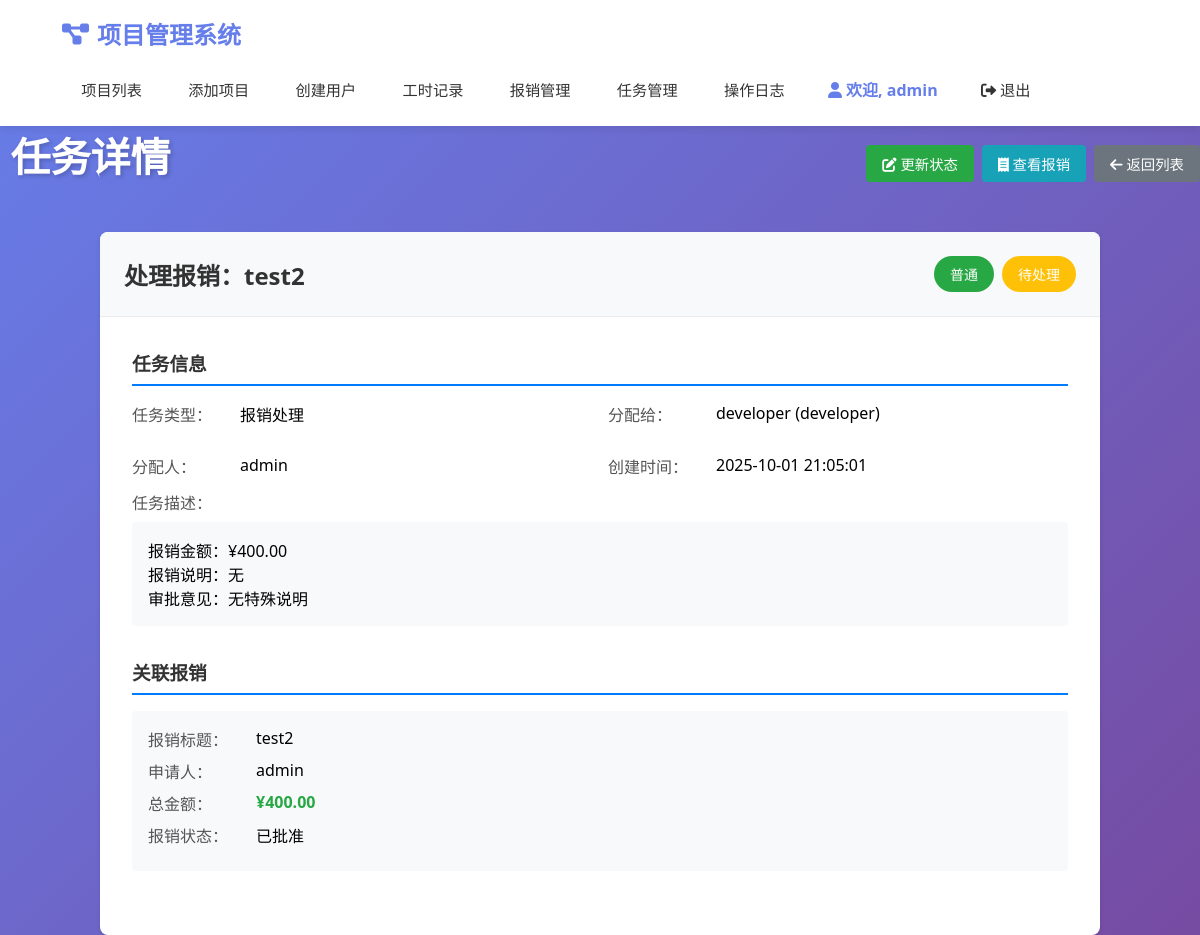
Page /task/2 (signed in) on the earlier database version.
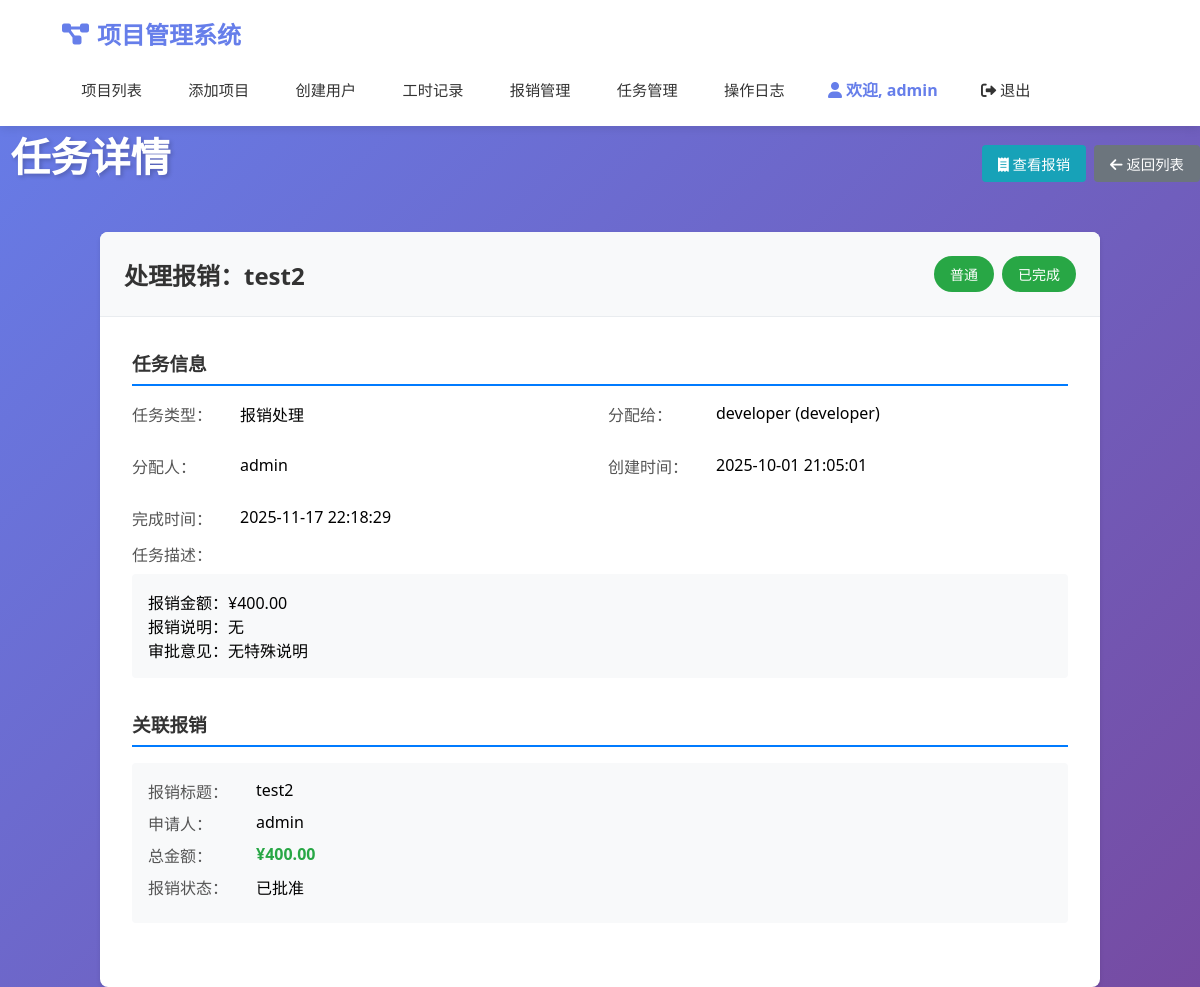
Same page on the later database version.
### models.py (models this page shows)
class Task(db.Model):
    __tablename__ = "tasks"
    id = db.Column(db.Integer, primary_key=True, autoincrement=True)
    title = db.Column(db.String(200), nullable=False)  # 任务标题
    description = db.Column(db.Text, nullable=True)  # 任务描述
    task_type = db.Column(db.String(50), nullable=False)  # 任务类型：expense_process（报销处理）等
    assigned_to = db.Column(db.Integer, db.ForeignKey('users.id'), nullable=False)  # 分配给谁
    assigned_by = db.Column(db.Integer, db.ForeignKey('users.id'), nullable=False)  # 谁分配的
    expense_id = db.Column(db.Integer, db.ForeignKey('expenses.id'), nullable=True)  # 关联的报销ID
    status = db.Column(db.String(20), nullable=False, default='待处理')  # 待处理、处理中、已完成、已取消
    priority = db.Column(db.String(20), nullable=False, default='普通')  # 紧急、高、普通、低
    created_at = db.Column(db.DateTime, default=datetime.utcnow)
    due_date = db.Column(db.DateTime, nullable=True)  # 截止日期
    completed_at = db.Column(db.DateTime, nullable=True)  # 完成时间
    STATUS_CHOICES = [
        ('待处理', '待处理'),
        ('处理中', '处理中'),
        ('已完成', '已完成'),
        ('已取消', '已取消')
    ]
    PRIORITY_CHOICES = [
        ('紧急', '紧急'),
        ('高', '高'),
        ('普通', '普通'),
        ('低', '低')
    ]
    assigned_user = db.relationship('User', foreign_keys=[assigned_to], backref=db.backref('assigned_tasks', lazy=True))
    assigner = db.relationship('User', foreign_keys=[assigned_by], backref=db.backref('created_tasks', lazy=True))
    expense = db.relationship('Expense', backref=db.backref('tasks', lazy=True))
    def get_status_color(self):
        status_colors = {
            '待处理': '#ffc107',     # 黄色
            '处理中': '#007bff',     # 蓝色
            '已完成': '#28a745',     # 绿色
            '已取消': '#6c757d'      # 灰色
        }
        return status_colors.get(self.status, '#6c757d')
    def get_priority_color(self):
        priority_colors = {
            '紧急': '#dc3545',       # 红色
            '高': '#fd7e14',         # 橙色
            '普通': '#28a745',       # 绿色
            '低': '#6c757d'          # 灰色
        }
        return priority_colors.get(self.priority, '#6c757d')

### app.py (the view)
@app.route("/task/<int:task_id>")
@login_required
def task_detail(task_id):
    task = Task.query.get_or_404(task_id)
    if not current_user.is_admin() and task.assigned_to != current_user.id:
        flash("您没有权限查看此任务")
        return redirect(url_for("task_list"))
    return render_template("task_detail.html", task=task)

### app.py (called while the page is built)
@login_manager.user_loader
def load_user(user_id):
    return User.query.get(int(user_id))

### models.py (called while the page is built)
    def is_admin(self):
        return self.role == 'admin'

### templates/task_detail.html (shortened to what this page needs)
{% extends "base.html" %}
{% block content %}
<div class="page-header">
    <h1> 任务详情</h1>
    <div class="header-actions">
        {% if (task.assigned_to == current_user.id or current_user.is_admin()) and task.status != '已完成' and task.status != '已取消' %}
            <a href="{{ url_for('task_update', task_id=task.id) }}" class="btn btn-success">
                <i class="fas fa-edit"></i> 更新状态
            </a>
        {% endif %}
        {% if task.expense_id %}
            <a href="{{ url_for('expense_detail', expense_id=task.expense_id) }}" class="btn btn-info">
                <i class="fas fa-receipt"></i> 查看报销
            </a>
        {% endif %}
        <a href="{{ url_for('task_list') }}" class="btn btn-secondary">
            <i class="fas fa-arrow-left"></i> 返回列表
        </a>
    </div>
</div>
<div class="task-detail">
    <div class="detail-card">
        <div class="card-header">
            <h2>{{ task.title }}</h2>
            <div class="badges">
                <span class="priority-badge" style="background-color: {{ task.get_priority_color() }};">
                    {{ task.priority }}
                </span>
                <span class="status-badge" style="background-color: {{ task.get_status_color() }};">
                    {{ task.status }}
                </span>
            </div>
        </div>
        <div class="detail-content">
            <div class="detail-section">
                <h3>任务信息</h3>
                <div class="detail-grid">
                    <div class="detail-item">
                        <label>任务类型：</label>
                        <span>
                            {% if task.task_type == 'expense_process' %}
                                报销处理
                            {% else %}
                                {{ task.task_type }}
                            {% endif %}
                        </span>
                    </div>
                    <div class="detail-item">
                        <label>分配给：</label>
                        <span>{{ task.assigned_user.username }} ({{ task.assigned_user.role }})</span>
                    </div>
                    <div class="detail-item">
                        <label>分配人：</label>
                        <span>{{ task.assigner.username }}</span>
                    </div>
                    <div class="detail-item">
                        <label>创建时间：</label>
                        <span>{{ task.created_at.strftime('%Y-%m-%d %H:%M:%S') }}</span>
                    </div>
                    {% if task.completed_at %}
                    <div class="detail-item">
                        <label>完成时间：</label>
                        <span>{{ task.completed_at.strftime('%Y-%m-%d %H:%M:%S') }}</span>
                    </div>
                    {% endif %}
                </div>
                {% if task.description %}
                <div class="detail-item full-width">
                    <label>任务描述：</label>
                    <div class="description">{{ task.description }}</div>
                </div>
                {% endif %}
            </div>
            {% if task.expense %}
            <div class="detail-section">
                <h3>关联报销</h3>
                <div class="expense-summary">
                    <div class="summary-item">
                        <label>报销标题：</label>
                        <span>{{ task.expense.title }}</span>
                    </div>
                    <div class="summary-item">
                        <label>申请人：</label>
                        <span>{{ task.expense.user.username }}</span>
                    </div>
                    <div class="summary-item">
                        <label>总金额：</label>
                        <span class="amount">¥{{ "%.2f"|format(task.expense.total_amount) }}</span>
                    </div>
                    <div class="summary-item">
                        <label>报销状态：</label>
                        <span class="status">{{ task.expense.status }}</span>
                    </div>
                </div>
            </div>
            {% endif %}
        </div>
    </div>
</div>
{% endblock %}

Differences in the rows shown:
changed Task "处理报销：test2": status "待处理" → "已完成"; completed_at (not shown) → "2025-11-17 22:18:29"
Other differences:
text no longer shown: "更新状态"
text now shown: "完成时间："
